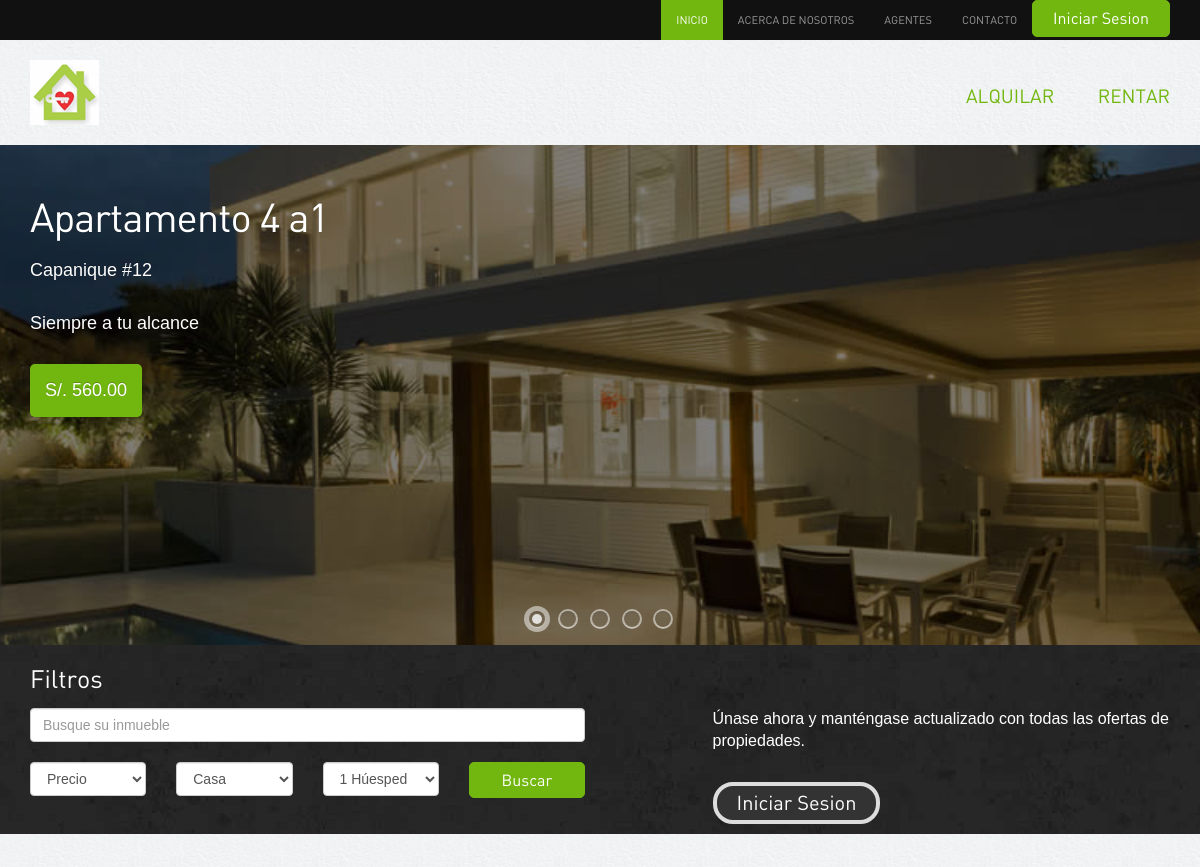
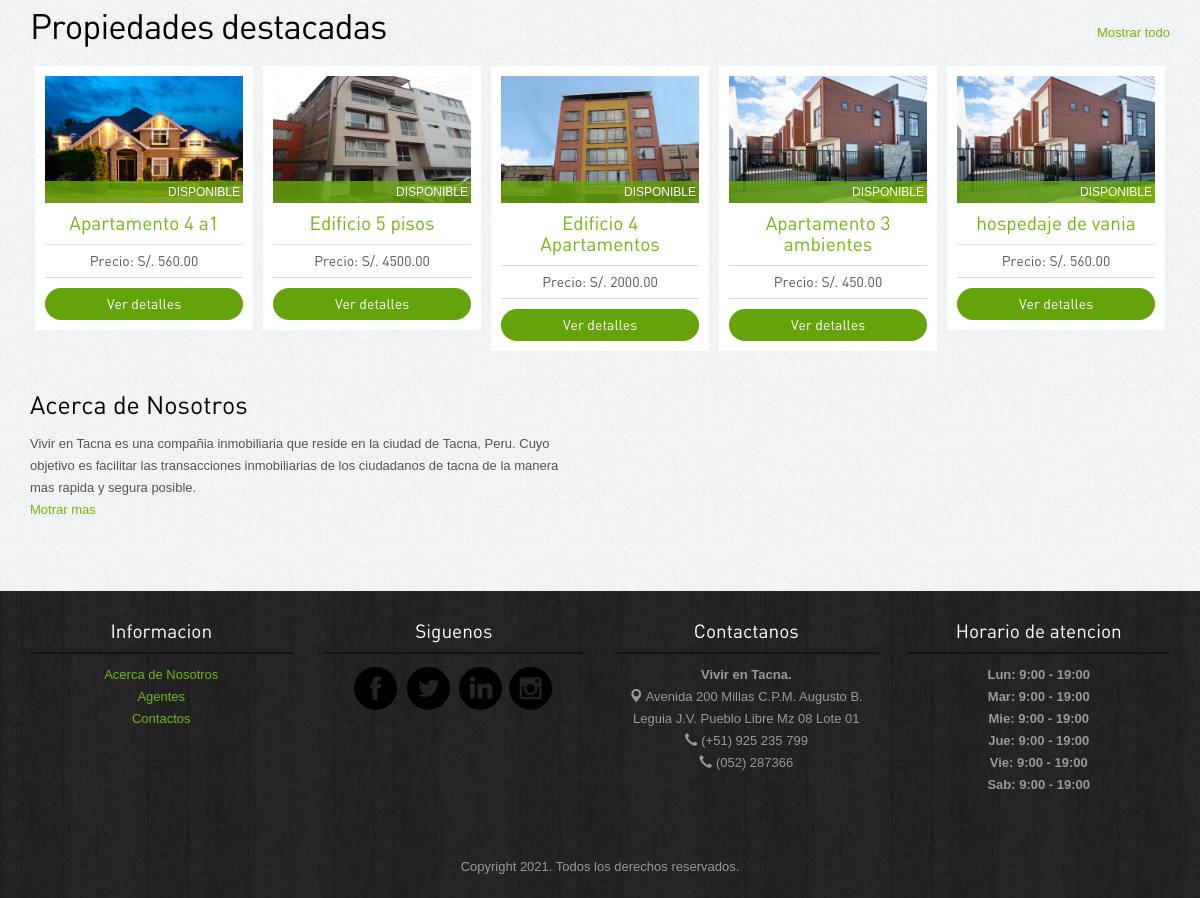
The page / on the database its author committed (2 pictures, top to bottom).
### tables this page shows
CREATE TABLE IF NOT EXISTS `tb_inmueble` (
  `id_inmueble` int(11) NOT NULL AUTO_INCREMENT,
  `id_tipo_inmueble` int(11) NOT NULL,
  `id_usuario` int(11) NOT NULL,
  `nombre_inmueble` varchar(100) NOT NULL,
  `imagen_inmueble` varchar(20) NOT NULL DEFAULT '',
  `precio_inmueble` decimal(10,2) NOT NULL,
  `estado_inmueble` varchar(15) NOT NULL,
  `ubicacion_inmuebles` varchar(300) NOT NULL,
  `fecha_disponibilidad_inmueble` date NOT NULL,
  `descripcion_inmueble` varchar(300) DEFAULT NULL,
  PRIMARY KEY (`id_inmueble`),
  KEY `id_usuario` (`id_usuario`),
  KEY `id_tipo_inmueble` (`id_tipo_inmueble`),
  CONSTRAINT `tb_inmueble_ibfk_1` FOREIGN KEY (`id_usuario`) REFERENCES `tb_usuario` (`id_usuario`),
  CONSTRAINT `tb_inmueble_ibfk_2` FOREIGN KEY (`id_tipo_inmueble`) REFERENCES `tb_tipo_inmueble` (`id_tipo_inmueble`)
);

### index.php (the view, shortened to what this page needs)
<?php
include('header.php');
?>
<?php
$link=conectarse();
$instruccion ="select * from tb_inmueble";
?>
<div class="">
        <div id="slider" class="sl-slider-wrapper">
            <?php
          $rs=mysqli_query($link,$instruccion) or die("Fallo en la consulta");
          while($campo=mysqli_fetch_array($rs))
              {
          ?>
        <div class="sl-slider">
          <div class="sl-slide" data-orientation="horizontal" data-slice1-rotation="-25" data-slice2-rotation="-25" data-slice1-scale="2" data-slice2-scale="2">
            <div class="sl-slide-inner">
              <div class="bg-img bg-img-1"></div>
              <h2><a href="Inmueble_Detalle.php?id=<?php echo $campo["id_inmueble"];?>" ><?php echo $campo["nombre_inmueble"];?></a></h2>
              <blockquote>
              <p class="ubicacion"> <?php echo " ".$campo["ubicacion_inmuebles"];?></p>
              <p>Siempre a tu alcance </p>
              <cite><p class="price">S/. <?php echo " ".$campo["precio_inmueble"];?></p> </cite>
              </blockquote>
            </div>
          </div>
        </div>
        <?php
      }
      ?>
        <nav id="nav-dots" class="nav-dots">
          <span class="nav-dot-current"></span>
          <span></span>
          <span></span>
          <span></span>
          <span></span>
        </nav>
      </div>
</div>
<div class="banner-search">
  <div class="container">
    <h3>Filtros</h3>
    <div class="searchbar">
      <div class="row">
        <div class="col-lg-6 col-sm-6">
          <input type="text" class="form-control" placeholder="Busque su inmueble">
          <div class="row">
            <div class="col-lg-3 col-sm-4">
              <select class="form-control">
                <option>Precio</option>
              </select>
            </div>
            <div class="col-lg-3 col-sm-4">
            <select class="form-control">
                <option>Casa</option>
              </select>
              </div>
              <div class="col-lg-3 col-sm-4">
              <select class="form-control">
                <option>1 Húesped</option>
              </select>
            </div>
              <div class="col-lg-3 col-sm-4">
              <button class="btn btn-success"  onclick="window.location.href='buysalerent.php'">Buscar</button>
              </div>
          </div>
        </div>
        <div class="col-lg-5 col-lg-offset-1 col-sm-6 ">
          <p>Únase ahora y manténgase actualizado con todas las ofertas de propiedades.</p>
          <button class="btn btn-info"   data-toggle="modal" data-target="#loginpop">Iniciar Sesion</button>        </div>
      </div>
    </div>
  </div>
</div>
<div class="container">
  <div class="properties-listing spacer"> <a href="buysalerent.php" class="pull-right viewall">Mostrar todo</a>
    <h2>Propiedades destacadas</h2>
    <div id="owl-example" class="owl-carousel">
    <?php
      $link=conectarse();
      $rs=mysqli_query($link,$instruccion) or die("Fallo en la consulta");
      while($campo=mysqli_fetch_array($rs))
      {
      ?>
        <div class="properties">
            <div class="image-holder"><img src="images/properties/<?php echo $campo["imagen_inmueble"];?>" class="img-responsive" alt="properties" >
              <div class="status sold"><?php echo $campo["estado_inmueble"];?></div>
            </div>
            <h4><a href="property-detail.php"><?php echo $campo["nombre_inmueble"];?></a></h4>
            <p class="price">Precio: S/. <?php echo " ".$campo["precio_inmueble"];?></p>
            <a class="btn btn-primary" href="Inmueble_Detalle.php?id=<?php echo $campo["id_inmueble"];?>">Ver detalles</a>
          </div>
          <?php
      }
      ?>
    </div>
  </div>
  <div class="spacer">
    <div class="row">
      <div class="col-lg-6 col-sm-9 recent-view">
        <h3>Acerca de Nosotros</h3>
        <p>Vivir en Tacna es una compañia inmobiliaria que reside en la ciudad de Tacna, Peru. Cuyo objetivo es facilitar las transacciones inmobiliarias de los ciudadanos de tacna de la manera mas rapida y segura posible.<br><a href="about.php">Motrar mas</a></p>
      </div>
    </div>
  </div>
</div>
<?php include'footer.php';?>

### assets/style.css (style rules this page uses)
body { color:#555; font:normal 13px/22px Arial; background:url(../images/bgmain.png) #eee; }
h1,h2,h3,h4,h5 { font-weight:normal; font-family: din;margin: 0;padding: 0;color: #000 }
h2 { font-size: 35px; letter-spacing: -1px;margin-bottom: 20px; }
h3 { margin: 0 0 15px 0; font-size: 25px; }
h4 { margin: 10px 0; font-size: 19px; }
p { margin-bottom: 30px; }
a { color:#72b70f; text-decoration:none;outline: none; }
.spacer { margin-top: 40px;margin-bottom:40px; }
select,input { outline: 0; margin-bottom: 20px; }
.btn { border-radius: 5px; font-family: din; outline: none; }
.btn-success { background: #72b70f;border:1px solid #72b70f;padding:6px 20px; font-size:16px; width: 100%; }
.btn-primary { background: #64a30a;border:none;width: 100%;border-radius: 20px; }
.btn-info { background: #333;border:4px solid #ddd;padding: 3px 20px; font-size:20px; border-radius: 20px; }
.banner-search { background:url(../images/bginside.jpg) #111;color: #fff;padding: 20px 0 10px 0; font-size: 16px; }
.banner-search h3 { color: #fff; }
.properties-listing .viewall { margin-top: 15px; }
.properties-listing div.properties { padding: 10px; background-color: #fff;text-align: center; margin-bottom: 20px; }
.owl-wrapper-outer div.properties { margin: 0 5px; }
.properties-listing div.properties .image-holder { position: relative; }
.properties-listing div.properties .status { position: absolute;bottom: 0;z-index: 100;display: block;width: 100%;color: #fff;padding:0 3px;text-align: right; font-size: 12px; }
.properties-listing div.properties p { margin-bottom: 10px; font-size: 14px;border-top: 1px solid #ddd;border-bottom: 1px solid #ddd;padding: 5px 0;font-family: din; }
.status.sold { background:rgba(104,167,13,0.8); }

### assets/slitslider/css/style.css (style rules this page uses)
.sl-slider-wrapper { width: 800px; height: 400px; margin: 0 auto; position: relative; overflow: hidden; }
.sl-slider { position: absolute; top: 0; left: 0; }
.sl-slide, .sl-slides-wrapper, .sl-slide-inner { position: absolute; width: 100%; height: 100%; top: 0; left: 0; }
.sl-slide { z-index: 1; }
.sl-slide-horizontal .sl-slide-inner { background: #000; }

### assets/slitslider/css/custom.css (style rules this page uses)
.sl-slider-wrapper { width: 100%; height: 500px; overflow: hidden; position: relative; }
.sl-slider h2, .sl-slider blockquote { padding: 50px 650px 10px 0; width: 100%; max-width: 1140px; color: #fff; margin: 0 auto; position: relative; z-index: 100; border:none; }
.sl-slider h2 { font-size: 40px; text-shadow: 0 -1px 0 rgba(0,0,0,0.2); }
.sl-slider h2 a { color: #fff; }
.sl-slider blockquote { padding-top: 10px; font-weight: 300; text-shadow: 0 -1px 0 rgba(0,0,0,0.2); }
.sl-slider blockquote p { font-size: 18px; }
.sl-slider blockquote cite { font-size: 20px; font-weight: 700; font-style: normal; text-transform: uppercase; padding:15px; display: inline-block; background-color: #72b70f; border-radius: 5px; }
.bg-img { padding: 200px; -webkit-box-sizing: content-box; -moz-box-sizing: content-box; box-sizing: content-box; position: absolute; top: -200px; left: -200px; width: 100%; height: 100%; -webkit-background-size: cover; -moz-background-size: cover; background-size: cover; background-position: center center; background-color: #000; opacity: 0.5; }
.nav-dots { text-align: center; position: absolute; bottom: 2%; height: 30px; width: 100%; left: 0; z-index: 1000; }
.nav-dots span { display: inline-block; position: relative; width: 16px; height: 16px; border-radius: 50%; margin: 3px; background: #ddd; background: rgba(150,150,150,0.4); cursor: pointer; box-shadow: 0 1px 1px rgba(255,255,255,0.4), inset 0 1px 1px rgba(0,0,0,0.1); }
.nav-dots span { background: rgba(150,150,150,0.1); margin: 6px; -webkit-transition: all 0.2s; -moz-transition: all 0.2s; -ms-transition: all 0.2s; -o-transition: all 0.2s; transition: all 0.2s; box-shadow: 0 1px 1px rgba(255,255,255,0.4), inset 0 1px 1px rgba(0,0,0,0.1), 0 0 0 2px rgba(255,255,255,0.5); }
.nav-dots span.nav-dot-current, .nav-dots span:hover { box-shadow: 0 1px 1px rgba(255,255,255,0.4), inset 0 1px 1px rgba(0,0,0,0.1), 0 0 0 5px rgba(255,255,255,0.5); }
.nav-dots span.nav-dot-current:after { content: ""; position: absolute; width: 10px; height: 10px; top: 3px; left: 3px; border-radius: 50%; background: rgba(255,255,255,0.8); }
.bg-img-1 { background-image: url(../../../images/slider/1.jpg); }

### rows shown on the page
tb_inmueble: nombre_inmueble "Apartamento 4 a1", ubicacion_inmuebles "Capanique #12", precio_inmueble "560.00", imagen_inmueble (picture), estado_inmueble "DISPONIBLE"
tb_inmueble: imagen_inmueble (picture), estado_inmueble "DISPONIBLE", nombre_inmueble "Edificio 5 pisos", precio_inmueble "4500.00"
tb_inmueble: imagen_inmueble (picture), estado_inmueble "DISPONIBLE", nombre_inmueble "Edificio 4 Apartamentos", precio_inmueble "2000.00"
tb_inmueble: imagen_inmueble (picture), estado_inmueble "DISPONIBLE", nombre_inmueble "Apartamento 3 ambientes", precio_inmueble "450.00"
tb_inmueble: imagen_inmueble (picture), estado_inmueble "DISPONIBLE", nombre_inmueble "hospedaje de vania", precio_inmueble "560.00"
